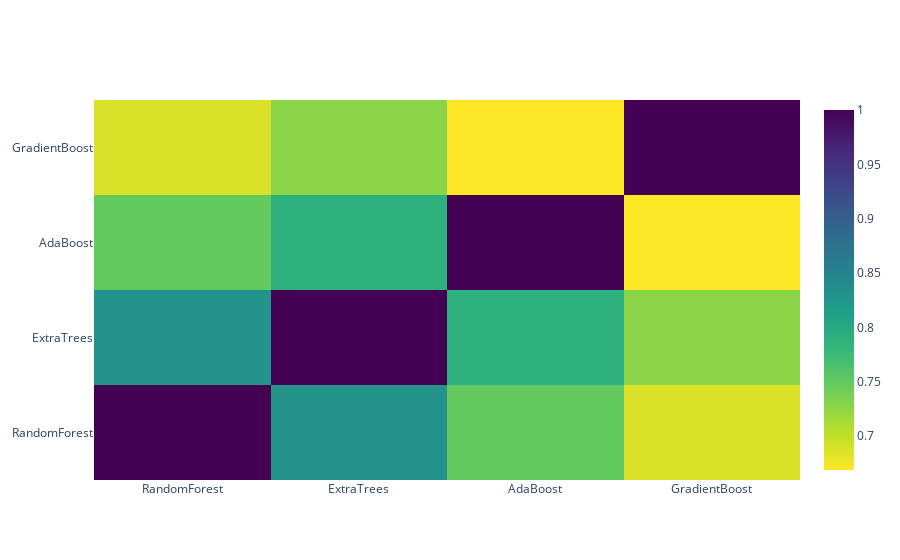

Source (notebook cell):
### Markdown cell above
Correlation Heatmap of Second Level Training Set

### Code cell
data = [
    go.Heatmap(
        z= base_predictions_train.astype(float).corr().values ,
        x=base_predictions_train.columns.values,
        y= base_predictions_train.columns.values,
          colorscale='Viridis',
            showscale=True,
            reversescale = True
    )
]
py.iplot(data, filename='labelled-heatmap')

### Figure 1 — Plotly figure (JSON) as saved in the notebook; plotly's stock layout.template omitted (floating-point values rounded to 4 significant figures)
{"data": [{"colorscale": [[0, "#440154"], [0.1111, "#482878"], [0.2222, "#3e4989"], [0.3333, "#31688e"], [0.4444, "#26828e"], [0.5556, "#1f9e89"], [0.6667, "#35b779"], [0.7778, "#6ece58"], [0.8889, "#b5de2b"], [1, "#fde725"]], "reversescale": true, "showscale": true, "type": "heatmap", "x": ["RandomForest", "ExtraTrees", "AdaBoost", "GradientBoost"], "y": ["RandomForest", "ExtraTrees", "AdaBoost", "GradientBoost"], "z": [[1, 0.8301, 0.7504, 0.6874], [0.8301, 1, 0.7906, 0.7281], [0.7504, 0.7906, 1, 0.6688], [0.6874, 0.7281, 0.6688, 1]]}], "layout": {}}
